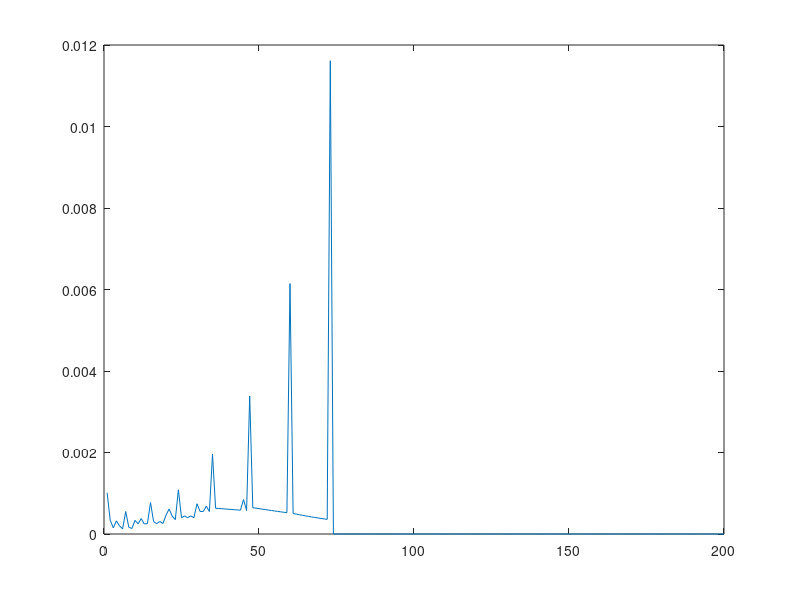

The MATLAB script that drew this image:
% PROGRAM NAME: ps4huggett.m
clear, clc

% PARAMETERS
beta = .9932; % discount factor
sigma = 1.5; % coefficient of risk aversion
b = 0.5; % replacement ratio (unemployment benefits)
y_s = [1, b]; % endowment in employment states
PI = [.97 .03; .5 .5]; % transition matrix




% ASSET VECTOR
a_lo = -2; %lower bound of grid points
a_hi = 5; %upper bound of grid points - can try upper bound of 3
num_a = 200; %try 700 points

a = linspace(a_lo, a_hi, num_a); % asset (row) vector

% INITIAL GUESS FOR q
q_min = 0.98;
q_max = 1;
q_guess = (q_min + q_max) / 2;

% ITERATE OVER ASSET PRICES
aggsav = 1 ;
while abs(aggsav) >= 0.01 ;
   
    % CURRENT RETURN (UTILITY) FUNCTION
    cons = bsxfun(@minus, a', q_guess * a); % where cons is 3 dim - a row vector, a', subtract q*a
    cons = bsxfun(@plus, cons, permute(y_s, [1 3 2])); % permute - rearranges - adding the third dimension
    ret = (cons .^ (1-sigma)) ./ (1 - sigma); % current period utility
    ret (cons<0) = -Inf;
   
    % INITIAL VALUE FUNCTION GUESS
    v_guess = zeros(2, num_a); % 2xN
   
    % VALUE FUNCTION ITERATION
    v_tol = 1;
    while v_tol >.000001;
   
        % CONSTRUCT RETURN + EXPECTED CONTINUATION VALUE
       
        value_mat = ret + beta * ...
            repmat(permute((PI * v_guess), [3 2 1]), [num_a 1 1]); % multiplying PI*v_guess - getting expectation
       
        % CHOOSE HIGHEST VALUE (ASSOCIATED WITH a' CHOICE)
       
        [vfn, pol_indx] = max(value_mat, [], 2);
        vfn = permute(vfn,[3 1 2]);
       
        v_tol = abs(max(v_guess(:) - vfn(:)));
       
        v_guess = vfn; % update value functions
       
 
    end;
   
    % KEEP DECSISION RULE
    pol_indx=permute(pol_indx,[3 1 2]);
    pol_fn = a(pol_indx);
   
    % SET UP INITITAL DISTRIBUTION
    Mu=zeros(2,num_a); %any initial distribution works, as long as they sum up to 1 - can be uniform dist or put all mass at one point
    Mu(1,4) = 1; %suppose full mass at one point
   
    %function distribution = (pol_fn, PI);
   
    % ITERATE OVER DISTRIBUTIONS
   
    mu_tol = 1;
   
    while mu_tol> 0.00001
        [emp_ind, a_ind, mass] = find(Mu > 0); % only looping over nonzero indices- find non-zero indices - employment and asset index
       
                 
        MuNew = zeros(size(Mu));
        for ii = 1:length(emp_ind)
            apr_ind = pol_indx(emp_ind(ii), a_ind(ii)); % which a prime does the policy fn prescribe?
            MuNew(:, apr_ind) = MuNew(:, apr_ind) + ... % which mass of households goes to which exogenous state?
                (PI(emp_ind(ii), :) * Mu(emp_ind(ii), a_ind(ii)))';
        end
   
        mu_tol = max(abs(MuNew(:) - Mu(:)));

        Mu = MuNew;

    end
   
    plot(Mu') ;% look at the distribution
    plot(Mu(2,:)'); % look at the unemployed distribution
    sum(Mu(:)); % check if it sums to 1
   
    % AGGREGATE/ INTEGRATE AND CHECK FOR MARKET CLEARING
   
     % multiply MU * pol-fn, tells us how much total saving of people at any given state
   
    aggsav=sum(sum(Mu.*pol_fn));
    if aggsav>= 0.1
       q_min = (q_min + q_max) / 2;
    else
       q_max = (q_min + q_max) / 2;

    end
        %to get agg saving, sum it up; check if it is close to 0; so now adjust bond price, and repeat until get close to 0
     q_guess=(q_min + q_max)/2;
   
       
end

 Wealth_E = a+1;
 Wealth_U = a+b;
 
  Wealth = [Wealth_E Wealth_U].*Mu(:)';
 
  